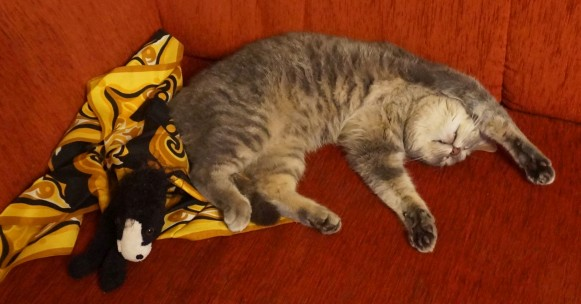
#> input picture Példatár/GolyoAlszik_rs.jpg, 581 x 304 px
$ python 01_03_ocv_cvtcolor.py
#> lines starting #> are read from the running program, lines starting #| are printed output that depends on the picture

# OpenCV2 képbeolvasás, színtér konverzió
# OpenCV online dokumentáció: https://docs.opencv.org/4.5.5/de/d25/imgproc_color_conversions.html

# OpenCV modul definíciók importálása
import cv2

# Színes kép beolvasása fájlból
imgc = cv2.imread('GolyoAlszik_rs.jpg', cv2.IMREAD_COLOR)
#> imgc is the input picture: shape (304, 581, 3); mean B, G, R 24.2, 56.2, 125.7
print('imgc:', imgc.shape)
#| imgc: (304, 581, 3)
cv2.imshow('color', imgc)

# Szürkeárnyalat
imgr = cv2.cvtColor(imgc, cv2.COLOR_BGR2GRAY)
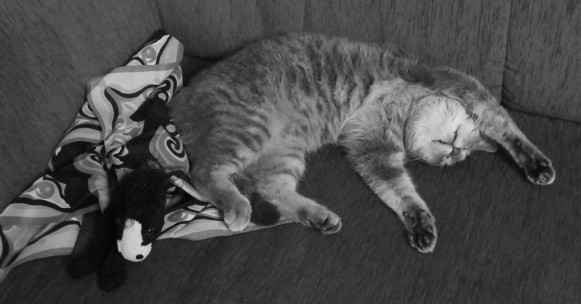
#> imgr: shape (304, 581); min 1, max 222, mean 73.3
cv2.imshow('grayscale', imgr)
print('grayscale:', imgr.shape)
#| grayscale: (304, 581)
cv2.waitKey(0)

# Szürkéből "színes"
imgc2 = cv2.cvtColor(imgr, cv2.COLOR_GRAY2BGR)
cv2.imshow('gray2bgr', imgc2)
print('gray2bgr:', imgc2.shape)
#| gray2bgr: (304, 581, 3)
cv2.waitKey(0)

# Áttérés Lab színtérbe
# L: szürkeárnyalat
# a, b: kromatikusok (szín információ)
imgLab = cv2.cvtColor(imgc, cv2.COLOR_BGR2Lab)
#> imgLab: shape (304, 581, 3); mean of channels 0, 1, 2 84.7, 154.9, 160.7
print('imgLab:', imgLab.shape)
#| imgLab: (304, 581, 3)
cv2.waitKey(0)

# Színcsatornákra bontás
L, a, b = cv2.split(imgLab)
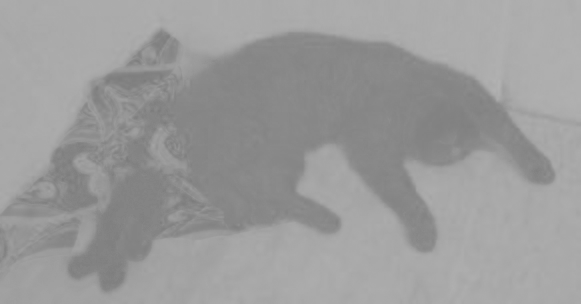
#> a: shape (304, 581); min 124, max 178, mean 154.9
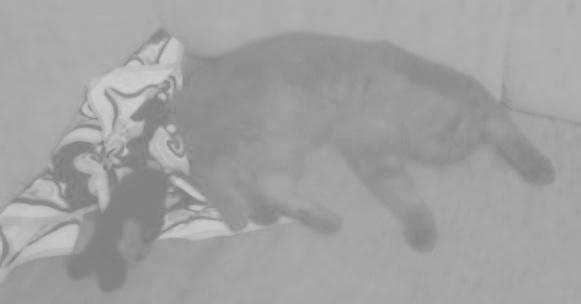
#> b: shape (304, 581); min 124, max 207, mean 160.7
cv2.imshow('L', L)
cv2.imshow('a', a)
cv2.imshow('b', b)
cv2.waitKey(0)
